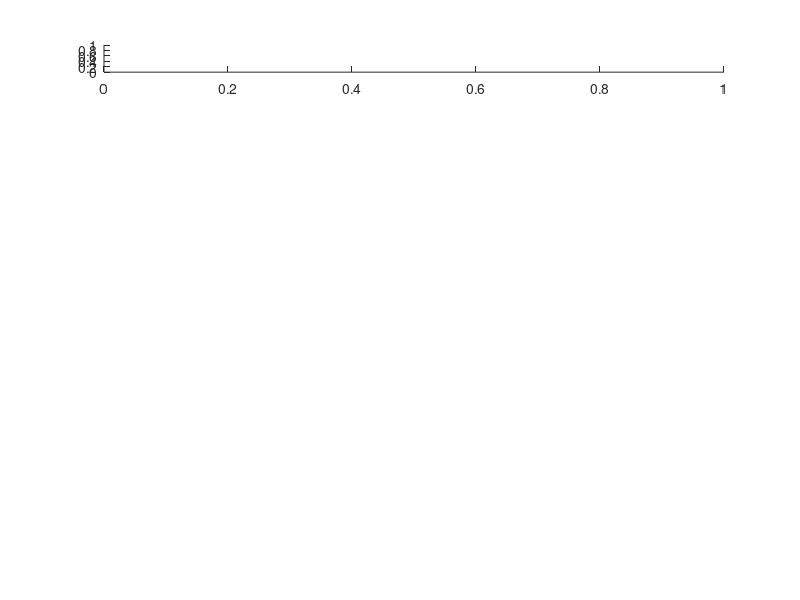

The MATLAB script that drew this image: (Note: this script raises an error after producing the figure.)
clear; close all;
width = 2;
height = 2;
layers = 100;
N = width*height*layers;

tmax = 1000;
dt = 1;
t = 0:dt:tmax;

%Column parameters
structure.width = width;
structure.height = height;
structure.layers = layers;
structure.displacement = 0;

connectivity.percentExc = 0.8;
connectivity.connType = 1;
connectivity.lambda = 2.5;
connectivity.connStrength = 5;
connectivity.maxLength = 100;

delay.delayType = 1;
delay.delayMult = 1;
delay.delayFrac = 1.0;
delay.dt = dt;

% vall = []; uall = [];
% delay.delayType = 1; %Distance-dependent delay
% [a,b,c,d, S, delaysDis, ecn] = makeColumnParameters(structure, connectivity, delay);
% delay.delayType = 2; %Fixed delay
% [a,b,c,d, S, delaysFixed, ecn] = makeColumnParameters(structure, connectivity, delay);
% 
% vinit=-65*ones(N,1)+5*rand(N,1);    % Initial values of v
% uinit=b.*vinit;                 % Initial values of u
% 
% %Background, corrected for dt
% st = zeros(N, size(t,2));
% st(:,1:1/dt:end) = 3*rand(N,tmax+1);
% sti = interp1(0:tmax, st(:,1:1/dt:end)', 0:dt:tmax);
% 
% [v, vall, u, uall, firings] = izzy_net(vinit,uinit,dt, length(t), a, b, c, d, S, delaysDis, st);
% firingsDis = firings;
% figure; subplot(1,2,1); plot(firings(:,1)*.001,firings(:,2)/4,'k.');
% xlim([-0.1 1.1]);
% xlabel('Time (seconds)'); ylabel('Z position')
% [v, vall, u, uall, firings] = izzy_net(vinit,uinit,dt, length(t), a, b, c, d, S, delaysFixed, st);
% firingsFixed = firings;
% subplot(1,2,2); plot(firings(:,1)*.001,firings(:,2)/4,'k.');
% set(gca, 'YTick',[]); xlim([-0.1 1.1]);
% xlabel('Time (seconds)')

        
pidx=1;
percentExc = 0.3:0.1:1;
stimStrength = 5;
figure(20); subplot(length(percentExc),1,1); hold on;
for kk = 1:length(percentExc)
    connectivity.percentExc = percentExc(kk);
    waveSizes = []; waveFractions =[]; waveSlopes = [];
    for jj=1:1
        vall = []; uall = [];
        
        [a,b,c,d, S, delays, ecn] = makeColumnParameters(structure, connectivity, delay);

        vinit=-65*ones(N,1)+0*rand(N,1);    % Initial values of v
        uinit=b.*vinit;                 % Initial values of u
        
        %Background, corrected for dt
        st = zeros(N, size(t,2));
        st(ecn,1:1/dt:end) = stimStrength*rand(sum(ecn),tmax+1);
        st(~ecn,1:1/dt:end) = stimStrength*(2/5)*rand(sum(~ecn),tmax+1);
        sti = (interp1(0:tmax, st(:,1:1/dt:end)', 0:dt:tmax))';

        [v, vall, u, uall, firings] = izzy_net(vinit,uinit,dt, length(t), a, b, c, d, S, delays, sti);
        size(firings)
        
        %figure; imagesc(vall); colorbar; title(num2str(delayMult(kk)));
        figure(20); subplot(length(percentExc),1,kk)
        plot(firings(:,1)./1000, firings(:,2)/(width*height),'k.');
        axis([0 1 0 100] ); set(gca, 'XTickLabel',[]); set(gca, 'YTickLabel',[]);
        text(0.8,80,['% exc =' num2str(percentExc(kk))],'BackgroundColor', 'White', 'FontSize', 12, 'Color', 'Red')
        if kk == length(percentExc)
            set(gca, 'XTickMode', 'auto', 'XTickLabelMode', 'auto');
            xlabel('Time (seconds)');
        end
        
        %xlabel('Time (seconds)'); ylabel('Neuron Z position');
        
%         [a,b,c2,d2, S2, delays2, ecn] = makeColumnParameters(structure, connectivity, delay);
%         [v, vall, u, uall, firings] = izzy_net(vinit,uinit,dt, length(t), a, b, c, d, S, delays, sti);
%         figure; plot(firings(:,1)./1000, firings(:,2)/(width*height),'k.');

        %Analyze results
        wl={};
        if ~isempty(firings)
            [wt wp wl] = findWaves(firings, dt*.001, width*height);
            if ~isempty(wl)
                [sizes waveFrac slopes] = analyzeWaves(wt, wp, wl);
                waveSizes = [waveSizes sizes];
                waveFractions = [waveFractions waveFrac];
                waveSlopes = [waveSlopes slopes];
            end
        end

        %if ~isempty(wl)
        %    nWavePts = sum(cellfun(@length,wl));
        %    frac(midx) = nWavePts/length(wp);
        %    medWaveSize(midx) = median(cellfun(@length,wl));
        %    midx=midx+1;
        %end
    end
    waveSize(pidx,:) = [mean(waveSizes) std(waveSizes)];
    waveFraction(pidx,:) = [mean(waveFractions) std(waveFractions)];
    waveSlope(pidx,:) = [mean(waveSlopes) std(waveSlopes)];
    pidx = pidx+1;
end

% figure;
% subplot(3,1,1); errorbar(pexc, waveSize(:,1), waveSize(:,2),'k'); set(gca,'XTick',[])
% subplot(3,1,2); errorbar(pexc, waveFraction(:,1), waveFraction(:,2),'k'); set(gca,'XTick',[])
% subplot(3,1,3); errorbar(pexc, waveSlope(:,1), waveSlope(:,2),'k'); 


% figure;
% subplot(3,1,1); errorbar(lambda, waveSize(:,1), waveSize(:,2),'k'); set(gca,'XTick',[])
% subplot(3,1,2); errorbar(lambda, waveFraction(:,1), waveFraction(:,2),'k'); set(gca,'XTick',[])
% subplot(3,1,3); errorbar(lambda, waveSlope(:,1), waveSlope(:,2),'k'); 

% 
figure;
subplot(3,1,1); errorbar(delayMult, waveSize(:,1), waveSize(:,2),'k'); 
set(gca,'XTick',[]); xlim([delayMult(1)-0.2 delayMult(end)+0.2]);
ylabel('# firings/wave');
subplot(3,1,2); errorbar(delayMult, waveFraction(:,1), waveFraction(:,2),'k'); 
set(gca,'XTick',[]); xlim([delayMult(1)-0.2 delayMult(end)+0.2]);
ylabel('Wave firing fraction')
subplot(3,1,3); errorbar(delayMult, waveSlope(:,1), waveSlope(:,2),'k'); 
xlim([delayMult(1)-0.2 delayMult(end)+0.2]);
xlabel('Delay constant');
ylabel('Velocity (mm/s)');
